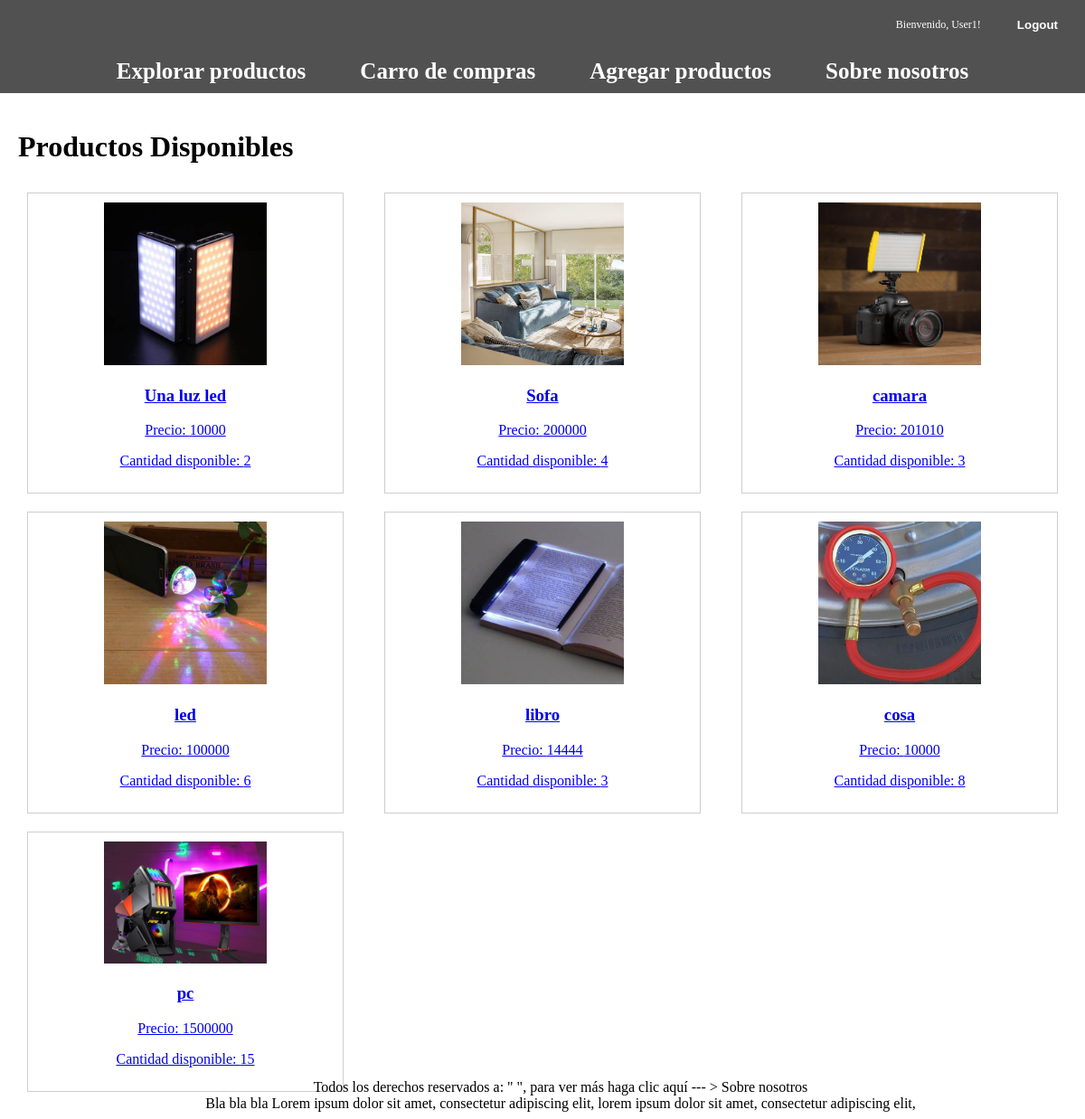
The page /productos/ (signed in) on the database its author committed.
### carrito/models.py (models this page shows, shortened)
class Product(models.Model):
    name = models.CharField(max_length=100)
    description = models.TextField()
    price = models.CharField(max_length=100)
    quantity = models.PositiveIntegerField(default=0)
    image = models.ImageField(upload_to='products/')

### carrito/views.py (the view)
# urls.py: path('productos/', views.lista_productos, name='lista_productos'),
@login_required(login_url='login')
def lista_productos(request):
    products = Product.objects.all()
    if not request.session.get('is_active'):
        return redirect('login')
    return render(request, 'lista_productos.html', {'products': products})

### carrito/templates/lista_productos.html (shortened to what this page needs)
{% include 'base.html' %}
<!DOCTYPE html>
<html>
<head>
</head>
<body>
    <div class="container">
        <h1>Productos Disponibles</h1>
        <div class="product-container">
            <div class="product-grid">
                {% for product in products %}
                <div class="product">
                    <a href="{% url 'producto_detalle' product.id %}">
                        <img src="{{ product.image.url }}" alt="{{ product.name }}">
                        <h3>{{ product.name }}</h3>
                        <p>Precio: {{ product.price }}</p>
                        <p>Cantidad disponible: {{ product.quantity }}</p>
                    </a>
                </div>
                {% endfor %}
            </div>
        </div>
    </div>
</body>
</html>

### carrito/templates/base.html (shortened to what this page needs)
{% load static %}
<!DOCTYPE html>
<html lang="es">
<head>
</head>
<body>
    <nav class="nav-principal">
        <div class="navegation">
            <div class="user-section">
                <ul>
                    {% if user.is_authenticated %}
                    <li class="username">Bienvenido, {{ user.username }}!</li>
                    <li class="logout-button">
                        <form action="{% url 'logout' %}" method="post">
                            <button type="submit">Logout</button>
                        </form>
                    </li>
                    {% endif %}
                </ul>
            </div>
            <div class="main-options">
                <ul>
                    <li><a href="{% url 'lista_productos' %}">Explorar productos</a></li>
                    <li><a href="{% url 'carroneitor' %}">Carro de compras</a></li>
                    <li><a href="{% url 'agregar_productos' %}">Agregar productos</a></li>
                    <li><a href="{% url 'sobre_nosotros' %}">Sobre nosotros</a></li>
                </ul>
            </div>
        </div>
    </nav>
    <footer>
        <p>Todos los derechos reservados a: " ", para ver más haga clic aquí --- > <a
                href="{% url 'sobre_nosotros' %}">Sobre nosotros</a><br>
            Bla bla bla Lorem ipsum dolor sit amet, consectetur adipiscing elit, lorem ipsum dolor sit amet,
            consectetur
            adipiscing elit,</p>
    </footer>
</body>
</html>

### carrito/templates/base.html (style rules this page uses)
body { margin: 0; padding: 0; }
.container { max-width: 1200px; margin: 0 auto; padding: 20px; }
.nav-principal { background-color: #515151; font-size: 25px; padding: 0; margin: 0; }
.navegation ul { list-style: none; padding: 0; margin: 0; display: flex; justify-content: center; }
.navegation li { margin: 10px; }
.navegation a { text-decoration: none; color: #ffffff; font-weight: bold; padding: 10px 20px; border-radius: 5px; transition: background-color 0.3s ease; }
footer { background-color: #333; color: #000000; padding: 20px; text-align: center; position: fixed; bottom: 0; height: 40px; width: 100%; background-color: rgba(0, 0, 0, 0); margin: 0 auto; }
footer a { color: #000000; text-decoration: none; }
.user-section { display: flex; align-items: center; margin-left: auto; }
.user-section ul { list-style: none; padding: 0; margin: 0; display: flex; align-items: center; margin-left: auto; }
.user-section li { margin: 10px; font-size: 12px; color: #ffffff; }
.logout-button button { background-color: #515151; color: #ffffff; font-weight: bold; padding: 10px 20px; border-radius: 5px; transition: background-color 0.3s ease; border: none; cursor: pointer; }
.product-grid { display: flex; flex-wrap: wrap; justify-content: space-between; }
.product { flex: 0 0 calc(30% - 20px); margin: 10px; text-align: center; border: 1px solid #cecece; padding: 10px; }
.product img { max-width: 180px; }

### rows shown on the page
Product: image (picture), name "Una luz led", price "10000", quantity "2"
Product: image (picture), name "Sofa", price "200000", quantity "4"
Product: image (picture), name "camara", price "201010", quantity "3"
Product: image (picture), name "led", price "100000", quantity "6"
Product: image (picture), name "libro", price "14444", quantity "3"
Product: image (picture), name "cosa", price "10000", quantity "8"
Product: image (picture), name "pc", price "1500000", quantity "15"

### other values the page prints
{{ user.username }} "User1"
